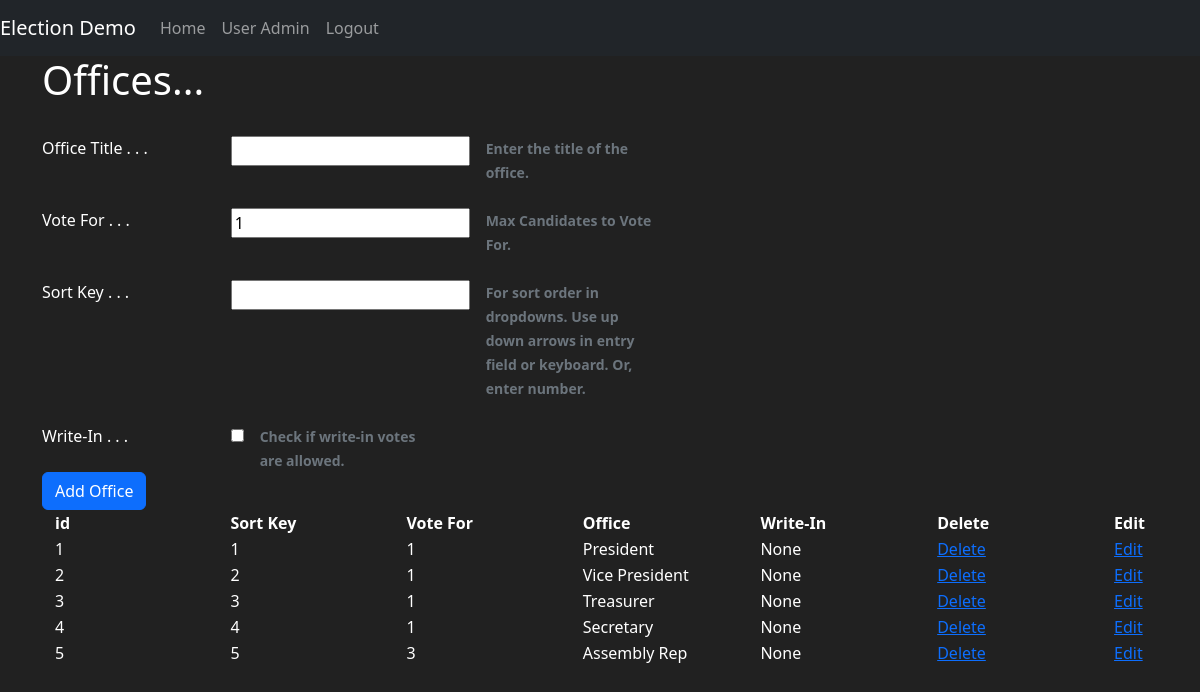
The app's page /office (signed in) with its own data.
### election1/models.py (models this page shows, shortened)
class Office(db.Model):
    id_office = db.Column(db.Integer, primary_key=True)
    office_title = db.Column(db.String(length=45), nullable=False, unique=True)
    office_vote_for = db.Column(db.Integer, default=1)
    sortkey = db.Column(db.Integer, nullable=False, unique=True)
    allow_writein = db.Column(db.Boolean, default=False)
    candidates = db.relationship('Candidate', cascade="all, delete-orphan", backref='office')

### election1/office/view.py (the view)
@office.route('/office', methods=['POST', 'GET'])
def office_view():
    if not is_user_authenticated():
        return redirect(url_for('admins.login'))
    if Dates.check_dates() is False:
        flash('Please set the Election Dates before adding an office', category='danger')
        return redirect(url_for('mains.homepage'))
    if Dates.after_start_date():
        flash('You cannot add, delete or edit an office after the voting start time or Election Dates are '
              'empty', category='danger')
        return redirect(url_for('mains.homepage'))
    office_form = OfficeForm()
    if office_form.validate_on_submit():
        office_title = request.form['office_title']
        sortkey = request.form['sortkey']
        office_vote_for = request.form['office_vote_for']
        if 'allow_writein' in request.form:
            allow_writein = True
        else:
            allow_writein = False
        new_office = Office(office_title=office_title, sortkey=sortkey, office_vote_for=office_vote_for, allow_writein=allow_writein)
        try:
            db.session.add(new_office)
            db.session.commit()
            logger.info(
                'user ' + str(current_user.user_so_name) + ' has created the office titled ' + office_title)
            office_form.office_title.data = ''
            office_form.sortkey.data = None
            offices = Office.query.order_by(Office.sortkey)
            return render_template('office.html', form=office_form, offices=offices)
        except Exception as e:
            db.session.rollback()
            logger.info('There is an error ' + str(e) + ' while creating the office titled ' + office_title)
            flash('There was a problem inserting record ' + str(e), category='danger')
            office_form.office_title.data = ''
            office_form.sortkey.data = None
            offices = Office.query.order_by(Office.sortkey)
            return render_template('office.html', form=office_form, offices=offices)
    else:
        for err_msg in office_form.errors.values():
            flash(f'there is an error creating office: {err_msg}', category='danger')
            offices = Office.query.order_by(Office.sortkey)
            return render_template('office.html', form=office_form, offices=offices)
    office_form.office_title.data = ''
    office_form.sortkey.data = None
    offices = Office.query.order_by(Office.sortkey)
    return render_template('office.html', form=office_form, offices=offices)

### election1/office/form.py (shortened to what this page needs)
class OfficeForm(FlaskForm):
    office_title = StringField(label='Office Title . . .', validators=[Length(min=2, max=30), DataRequired()])
    office_vote_for = IntegerField(label='Vote For . . .', default=1)
    sortkey = IntegerField(label='Sort Key . . .', default=None, validators=[DataRequired()])
    allow_writein = BooleanField(label='Write-In . . .')
    submit = SubmitField(label='submit')

### election1/__init__.py (called while the page is built)
def config_manager(manager):
    from .models import User
    manager.login_message = "You are not logged in to your account."
    manager.login_view = 'admins.login'
    manager.login_message_category = "info"
    @manager.user_loader
    def user_loader(xid):
        user = User.query.get(int(xid))
        if user is None:
            return None
        return user

### election1/models.py (called while the page is built)
    @classmethod
    def after_start_date(cls):
        date = cls.query.first()
        if date:
            start_date_time = datetime.fromtimestamp(date.start_date_time)
            current_date_time = datetime.now()
            return current_date_time > start_date_time
        return False

    @classmethod
    def check_dates(cls):
        date = cls.query.first()
        return date is not None

### election1/utils.py (called while the page is built)
def is_user_authenticated():
    return current_user.is_authenticated

### election1/templates/office.html (shortened to what this page needs)
{% extends 'base.html' %}
{% block content %}
    <div class="container">
        <h1> Offices...</h1>
        <br>
        <form method="post" style="color:white" autocomplete="off" >
            <div class="row g-3 ">
                <div class="col-2 ">
                     {{ form.office_title.label() }}
                </div>
                 <div class="col-auto" >
                    {{ form.office_title() }}
                </div>
                 <div class="col-sm-2" autofocus>
                    <span id="passwordHelpInline" class="form-text" >
                        <b> Enter the title of the office. </b>
                    </span>
                </div>
            </div>
            <br>
            <div class="row g-3 ">
                <div class="col-2 ">
                     {{ form.office_vote_for.label() }}
                </div>
                 <div class="col-auto" >
                    {{ form.office_vote_for() }}
                </div>
                 <div class="col-sm-2" autofocus>
                    <span id="passwordHelpInline" class="form-text" >
                        <b> Max Candidates to Vote For. </b>
                    </span>
                </div>
            </div>
            <br>
            <div class="row g-3">
                <div class="col-2">
                     {{ form.sortkey.label() }}
                </div>
                 <div class="col-auto">
                    {{ form.sortkey() }}
                </div>
                 <div class="col-sm-2">
                    <span id="passwordHelpInline" class="form-text">
                        <b>For sort order in dropdowns.  Use up down arrows in entry field or keyboard.  Or, enter number.</b>
                    </span>
                </div>
            </div>
            <br>
            <div class="row g-3">
                <div class="col-2">
                     {{ form.allow_writein.label() }}
                </div>
                 <div class="col-auto">
                    {{ form.allow_writein() }}
                </div>
                 <div class="col-sm-2">
                    <span id="passwordHelpInline" class="form-text">
                        <b>Check if write-in votes are allowed.</b>
                    </span>
                </div>
            </div>
            <div class="d-grid gap-2 d-md-block">
                {{ form.submit(type="submit",value='Add Office', class="btn   btn-primary") }}
            </div>
        </form>
        <div class="container">
            <table class="table-dark">
               <thead>
                   <tr>
                       <th class="col-2"> id </th>
                       <th class="col-2"> Sort Key</th>
                       <th class="col-2"> Vote For</th>
                       <th class="col-2"> Office</th>
                       <th class="col-2"> Write-In</th>
                       <th class="col-2"> Delete </th>
                       <th class="col-2"> Edit </th>
                   </tr>
               </thead>
               <tbody>
               {% for office in offices %}
                <tr>
                    <td> {{ office.id_office }}</td>
                    <td>{{ office.sortkey }}</td>
                    <td>{{ office.office_vote_for }}</td>
                    <td>{{ office.office_title }}</td>
                     <td>{{ office.allow_writein }}</td>
                    <td><a href="{{ url_for('office.deleteoffice',xid=office.id_office)}}">Delete</a> </td>
                    <td><a href="{{ url_for('office.updateoffice',xid=office.id_office)}}">Edit</a> </td>
                </tr>
                {% endfor %}
               </tbody>
            </table>
        </div>
    </div>
{% endblock %}

### election1/templates/base.html (style rules this page uses)
body { background-color: #212121; color: white }

### records on screen
Office: id_office "1", sortkey "1", office_vote_for "1", office_title "President", allow_writein "None"
Office: id_office "2", sortkey "2", office_vote_for "1", office_title "Vice President", allow_writein "None"
Office: id_office "3", sortkey "3", office_vote_for "1", office_title "Treasurer", allow_writein "None"
Office: id_office "4", sortkey "4", office_vote_for "1", office_title "Secretary", allow_writein "None"
Office: id_office "5", sortkey "5", office_vote_for "3", office_title "Assembly Rep", allow_writein "None"
